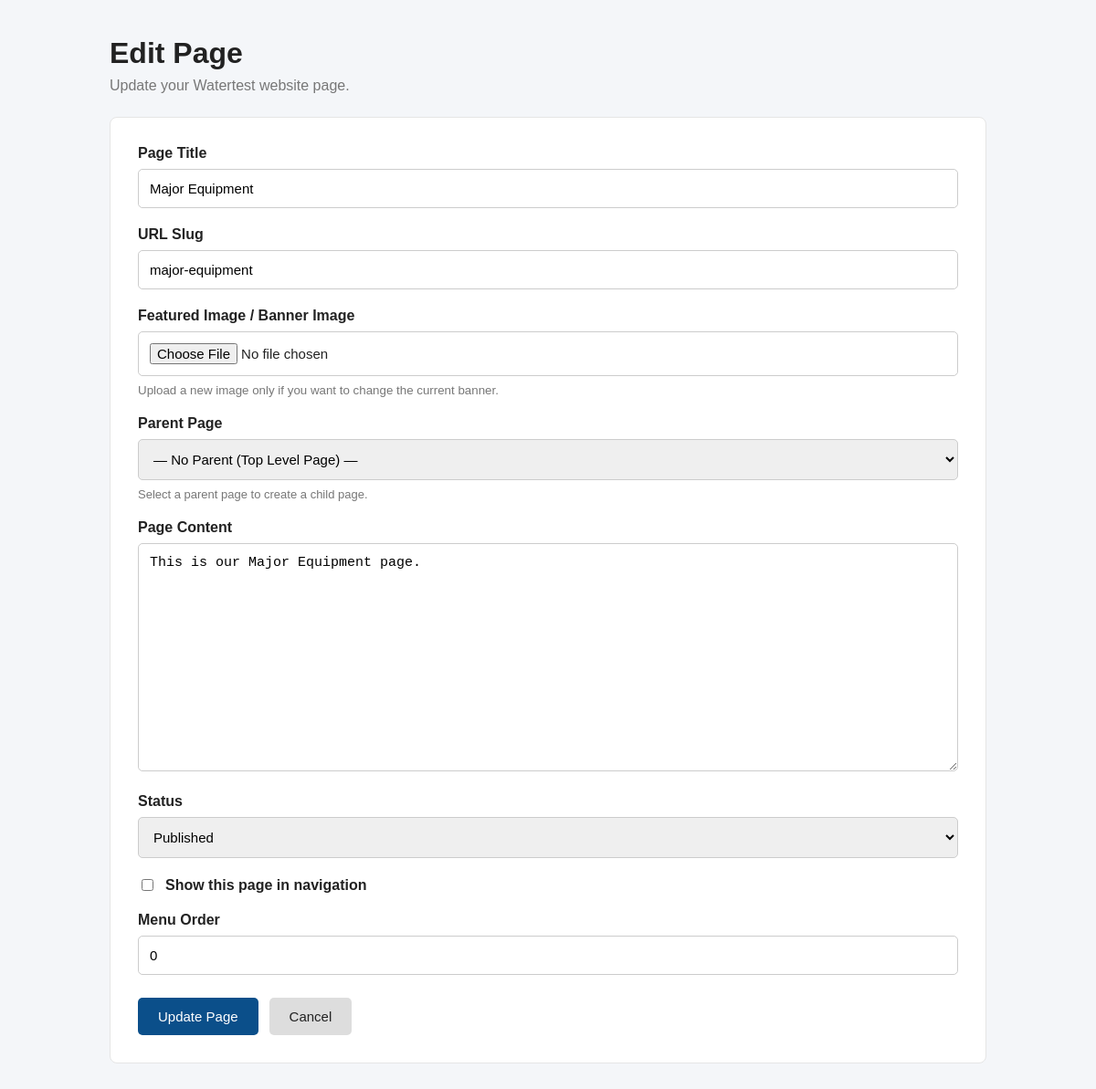
The page /dashboard/pages/edit/3/ (signed in) on the database as committed earlier.
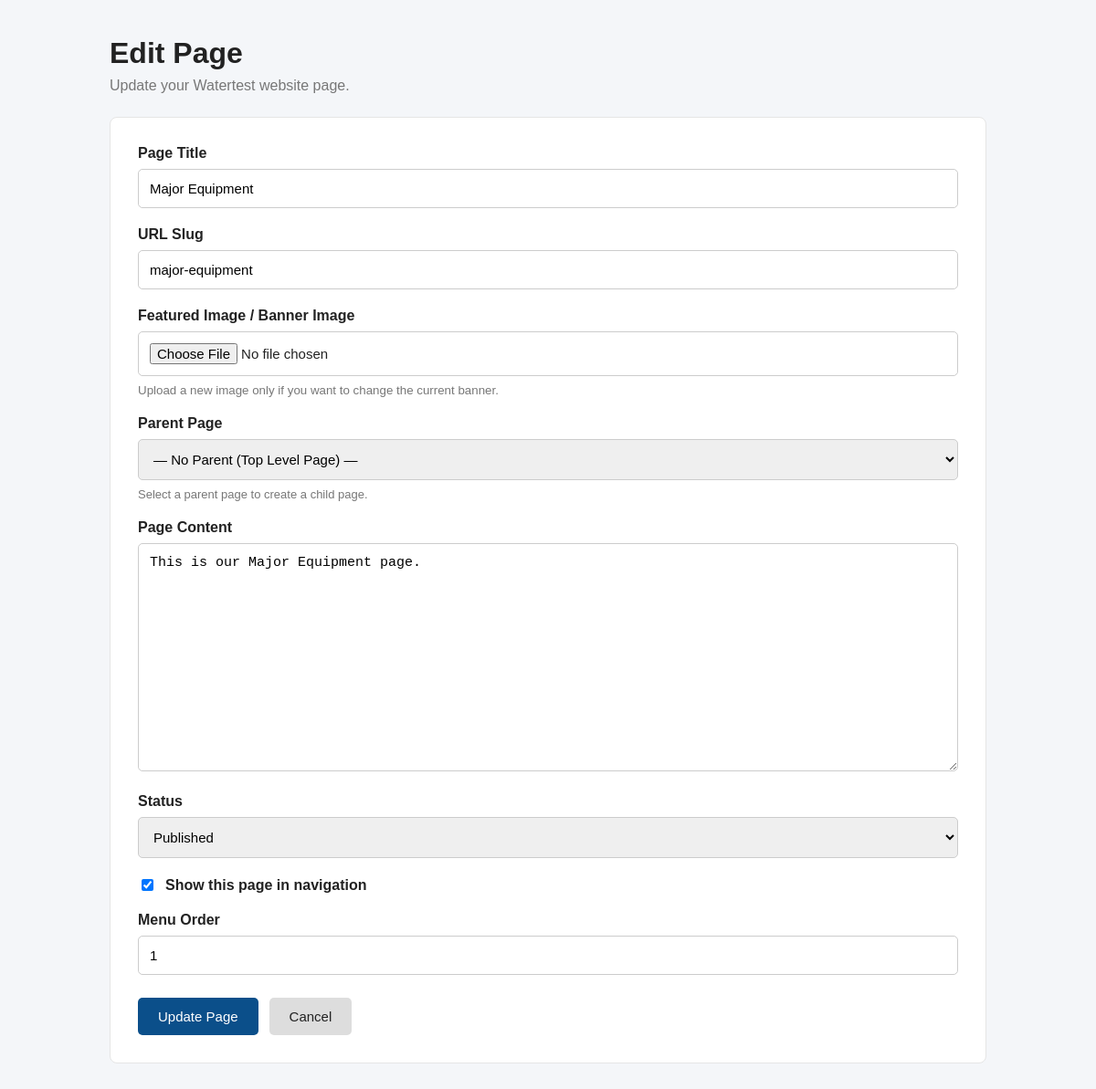
The same page on the database as committed later.
### website/models.py (models this page shows, shortened)
class Page(models.Model):
    STATUS_CHOICES = [
        ("draft", "Draft"),
        ("published", "Published"),
    ]
    title = models.CharField(max_length=300)
    slug = models.SlugField(
        max_length=300,
        unique=True,
        blank=True
    )
    content = models.TextField(
        blank=True
    )
    featured_image = models.ImageField(
        upload_to="pages/",
        blank=True,
        null=True
    )
    status = models.CharField(
        max_length=20,
        choices=STATUS_CHOICES,
        default="draft"
    )
    show_in_menu = models.BooleanField(
        default=False
    )
    menu_order = models.PositiveIntegerField(
        default=0
    )
    parent = models.ForeignKey(
        "self",
        on_delete=models.CASCADE,
        blank=True,
        null=True,
        related_name="children"
    )
    created_at = models.DateTimeField(
        auto_now_add=True
    )
    updated_at = models.DateTimeField(
        auto_now=True
    )

### website/views.py (the view, shortened to what this page needs)
@login_required
def edit_page(request, page_id):
    page = get_object_or_404(
        Page,
        id=page_id
    )
    parent_pages = Page.objects.exclude(
        id=page.id
    ).order_by(
        "menu_order",
        "title"
    )
    return render(
        request,
        "website/page_edit.html",
        {
            "page": page,
            "parent_pages": parent_pages,
        }
    )

### website/context_processors.py (called while the page is built)
def menu_pages(request):
    menu_pages = Page.objects.filter(
        status="published",
        show_in_menu=True,
        parent__isnull=True
    ).prefetch_related(
        "children"
    ).order_by(
        "menu_order",
        "title"
    )
    return {
        "menu_pages": menu_pages
    }

### templates/website/page_edit.html (shortened to what this page needs)
{% load static %}
<!DOCTYPE html>
<html lang="en">
<head>
</head>
<body>
<div class="page-wrapper">
    <div class="page-header">
        <h1>Edit Page</h1>
        <p>
            Update your Watertest website page.
        </p>
    </div>
    <div class="form-box">
       <form method="POST" enctype="multipart/form-data">
            <div class="form-group">
                <label for="title">
                    Page Title
                </label>
                <input
                    type="text"
                    id="title"
                    name="title"
                    value="{{ page.title }}"
                    required>
            </div>
            <div class="form-group">
                <label for="slug">
                    URL Slug
                </label>
                <input
                    type="text"
                    id="slug"
                    name="slug"
                    value="{{ page.slug }}"
                    required>
            </div>
            <div class="form-group">
    <label for="featured_image">
        Featured Image / Banner Image
    </label>
    <input
        type="file"
        id="featured_image"
        name="featured_image"
        accept="image/*"
    >
    <small style="
        display:block;
        margin-top:8px;
        color:#777;
    ">
        Upload a new image only if you want to change
        the current banner.
    </small>
</div>
            <div class="form-group">
                <label for="parent">
                    Parent Page
                </label>
                <select
                    id="parent"
                    name="parent">
                    <option value="">
                        — No Parent (Top Level Page) —
                    </option>
                </select>
                <small class="help-text">
                    Select a parent page to create a child page.
                </small>
            </div>
            <div class="form-group">
                <label for="content">
                    Page Content
                </label>
                <textarea
                    id="content"
                    name="content">{{ page.content }}</textarea>
            </div>
            <div class="form-group">
                <label for="status">
                    Status
                </label>
                <select
                    id="status"
                    name="status">
                    <option
                        value="published"
                        {% if page.status == "published" %}selected{% endif %}>
                        Published
                    </option>
                </select>
            </div>
            <div class="form-group checkbox-group">
                <input
                    type="checkbox"
                    id="show_in_menu"
                    name="show_in_menu"
                    {% if page.show_in_menu %}checked{% endif %}>
                <label for="show_in_menu">
                    Show this page in navigation
                </label>
            </div>
            <div class="form-group">
                <label for="menu_order">
                    Menu Order
                </label>
                <input
                    type="number"
                    id="menu_order"
                    name="menu_order"
                    value="{{ page.menu_order }}"
                    min="0">
            </div>
            <div class="button-row">
                <button
                    type="submit"
                    class="btn btn-primary">
                    Update Page
                </button>
                <a
                    href="{% url 'pages' %}"
                    class="btn btn-secondary">
                    Cancel
                </a>
            </div>
        </form>
    </div>
</div>
</body>
</html>

Rows that differ between the two databases and show on the page:
changed Page "Major Equipment": show_in_menu "☐" → "☑"; menu_order "0" → "1"
